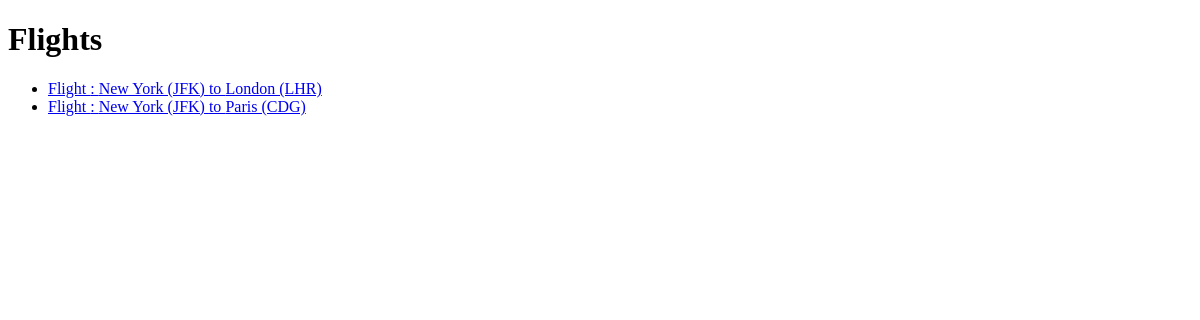
/flights/, run on an earlier commit of the app's database.
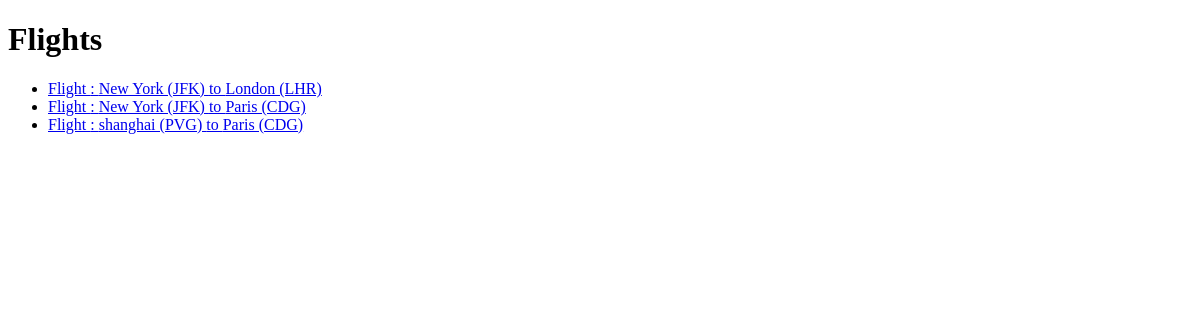
And on a later commit of the database.
### flights/models.py (models this page shows, shortened)
class Flight(models.Model):
    origin =  models.ForeignKey(Airport, on_delete= models.CASCADE, related_name="departures")
    destination =models.ForeignKey(Airport, on_delete= models.CASCADE, related_name="arrivals")
    duration = models.IntegerField()

class Airport(models.Model):
    code =  models.CharField(max_length=3)
    city =  models.CharField(max_length=64)
    def __str__(self):
        return f"{self.city} ({self.code})"

### flights/views.py (the view)
# urls.py: path("", views.index, name="index"),
def index(request):
    return render(request, "flights/index.html", {
        "flights": Flight.objects.all()
    })

### flights/templates/flights/index.html
{% extends "flights/layout.html" %}
{% block body %}
    <h1>Flights</h1>
    <ul>
        {% for  flight in flights  %}
        <li>
            <a  href="{% url "flight"  flight.id %}" >
            Flight {{flight.is}}: {{flight.origin}} to {{flight.destination}}
        </li>
        {% endfor %}
    </ul>
{% endblock %}

What changed in the data, as far as the page shows it:
added Flight: origin "shanghai (PVG)", destination "Paris (CDG)"
